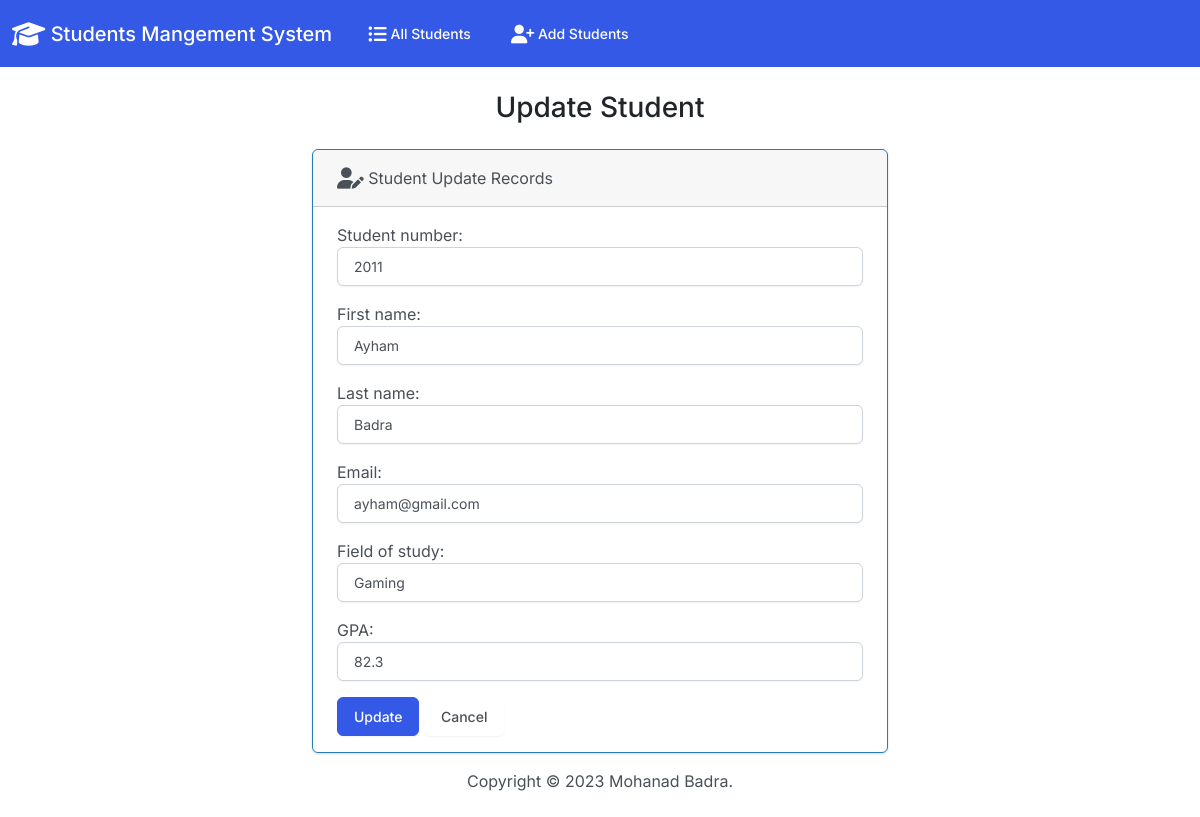
Page /edit/2 on the committed database.
### students/models.py (models this page shows, shortened)
class Student(models.Model):
    student_number = models.PositiveIntegerField()
    first_name = models.CharField(max_length=50)
    last_name = models.CharField(max_length=200)
    email = models.EmailField(max_length=200)
    field_of_study = models.CharField(max_length=100)
    GPA = models.FloatField()

### students/views.py (the view)
# urls.py: path('edit/<int:id>', views.edit, name='edit'),
def edit(request, id):
    if request.method == "POST":
        student = Student.objects.get(pk=id)
        form = Student_Form(request.POST, instance=student)
        if form.is_valid():
            form.save()
            return render(request, 'students/edit.html', {'form': form, 'success': True})
    else:
        student = Student.objects.get(pk=id)
        form = Student_Form(instance=student)
    return render(request, 'students/edit.html', {'form': form})

### students/forms.py
class Student_Form(forms.ModelForm):
    class Meta:
        model = Student
        fields = ["student_number", "first_name", "last_name", "email", "field_of_study", "GPA"]
        label = {
            "student_number": "Student Number",
            "first_name": "First Name",
            "last_name": "Last Name",
            "email": "Email",
            "field_of_study": "Filed of Study",
            "GPA": "GPA",
        }
        widgets = {
            "student_number": forms.NumberInput(attrs={'class':'form-control'}),
            "first_name": forms.TextInput(attrs={'class':'form-control'}),
            "last_name": forms.TextInput(attrs={'class':'form-control'}),
            "email": forms.EmailInput(attrs={'class':'form-control'}),
            "field_of_study": forms.TextInput(attrs={'class':'form-control'}),
            "GPA": forms.NumberInput(attrs={'class':'form-control'}),
        }

### students/templates/students/edit.html (shortened to what this page needs)
{% extends 'students/base.html' %}
{% block body %}
<h3 class="text-center m-4">Update Student</h3>
{% if success %}
<div class="alert alert-success center" role="alert">
    The Student Updated Successfuly
    <a href="{% url 'index' %}" class='alert-link'>Back to Home Page</a>
</div>
{% else %}
<div class="row justify-content-center">
    <div class="col-6">
        <div class="card border-info mb-3">
            <div class="card-header">
                <i class="fa-solid fa-user-pen fa-lg"></i> Student Update Records
        </div>
        <div class="card-body">
            <form action="" method="POST">
                {{ form.as_p }}
                <button type="submit" class="btn btn-primary">Update</button>
                <a href="{% url 'index' %}" class="btn btn-secondry">Cancel</a>
            </form>
        </div>
    </div>
    </div>
</div>
{% endif %}
{% endblock %}

### rows in the picture
Student: student_number "2011", first_name "Ayham", last_name "Badra", email "ayham@gmail.com", field_of_study "Gaming", GPA "82.3"
